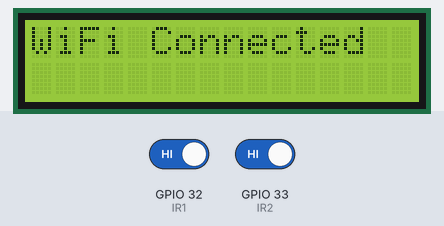
A sketch run on a simulated ESP32. Parts: 16×2 character LCD. The test bench sets the inputs (shaded band); at power-on: GPIO 32 (IR1) HIGH, GPIO 33 (IR2) HIGH. WiFi joins after 1.5 s; servers stay silent unless stated; what the sketch prints to the serial monitor is not drawn.

Above: at 1.6 s.
At 3.8 s:
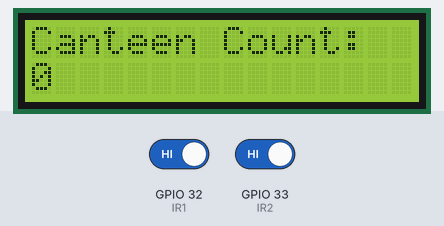
3.9 s: GPIO 32 (IR1) driven LOW and GPIO 33 (IR2) driven LOW
At 4.2 s:
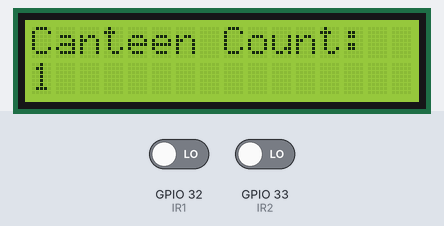
Timing chart, 0 to 6.9 s (numbered marks = the images above; inputs shaded):
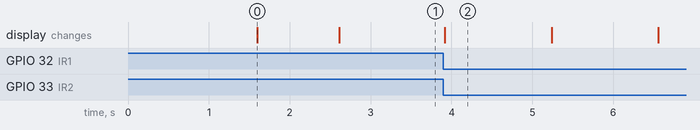

The sketch:

main.ino
```cpp
#include <WiFi.h>
#include <ThingSpeak.h>
#include <Wire.h>
#include <LiquidCrystal_I2C.h>

// ====== ThingSpeak Settings ======
const char* apiKey = "OUZFLO152RA77S8J";
int channelId=3081768;

WiFiClient client;

const char* ssid = "Mad";
const char* password = "123madhu";


// ====== IR Sensors & LCD ======
#define IR1 32   // Inside sensor
#define IR2 33   // Outside sensor

LiquidCrystal_I2C lcd(0x27, 16, 2);

int count = 0;

void setup() {
  Serial.begin(115200);
  pinMode(IR1, INPUT_PULLUP);
  pinMode(IR2, INPUT_PULLUP);

  lcd.init();
  lcd.backlight();
  lcd.print("Connecting WiFi");

  WiFi.begin(ssid, password);
  while (WiFi.status() != WL_CONNECTED) {
    delay(500);
    Serial.print(".");
  }

  lcd.clear();
  lcd.print("WiFi Connected");
  ThingSpeak.begin(client);

  delay(1000);
  updateLCD();
}

void loop() {
  // If someone triggers IR2 first, then IR1 → Entry
  if (digitalRead(IR2) == LOW) {
    while (digitalRead(IR1) == HIGH); // wait for IR1
    count++;
    Serial.println("Entry detected");
    updateLCD();
    sendToThingSpeak();
    delay(1000); // debounce
  }

  // If someone triggers IR1 first, then IR2 → Exit
  if (digitalRead(IR1) == LOW) {
    while (digitalRead(IR2) == HIGH); // wait for IR2
    if (count > 0) count--;
    Serial.println("Exit detected");
    updateLCD();
    sendToThingSpeak();
    delay(1000); // debounce
  }
}

void updateLCD() {
  lcd.clear();
  lcd.setCursor(0,0);
  lcd.print("Canteen Count:");
  lcd.setCursor(0,1);
  lcd.print(count);
}

void sendToThingSpeak() {
  if (WiFi.status() == WL_CONNECTED) {

    ThingSpeak.setField(1,String(count));
    int httpCode=ThingSpeak.writeFields(channelId,apiKey);

    if (httpCode > 0) {
      Serial.println("Sent to ThingSpeak: " + String(count));
    } else {
      Serial.println("Data not Uploaded due to weak Internet");
    }
  }
}
```

Measured:
- after the input at 3.9 s, the display: changes at once (image 2)
- what the display in image 0 shows lasts 1.0 s, from 1.6 s to 2.6 s
- what the display in image 2 shows lasts 1.3 s, from 3.9 s to 5.2 s
